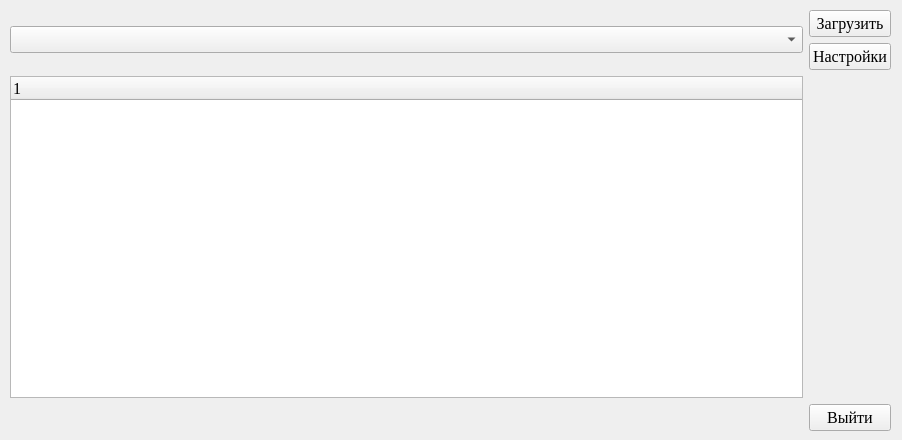
<?xml version="1.0" encoding="UTF-8"?>
<ui version="4.0">
 <class>MainWindow</class>
 <widget class="QMainWindow" name="MainWindow">
  <property name="windowModality">
   <enum>Qt::NonModal</enum>
  </property>
  <property name="geometry">
   <rect>
    <x>0</x>
    <y>0</y>
    <width>902</width>
    <height>440</height>
   </rect>
  </property>
  <property name="windowTitle">
   <string>Главное окно</string>
  </property>
  <property name="styleSheet">
   <string notr="true"/>
  </property>
  <widget class="QWidget" name="centralwidget">
   <widget class="QWidget" name="horizontalLayoutWidget">
    <property name="geometry">
     <rect>
      <x>10</x>
      <y>10</y>
      <width>881</width>
      <height>421</height>
     </rect>
    </property>
    <property name="font">
     <font>
      <family>Times New Roman</family>
      <pointsize>12</pointsize>
     </font>
    </property>
    <layout class="QHBoxLayout" name="horizontalLayout">
     <item>
      <layout class="QGridLayout" name="gridLayout">
       <item row="0" column="0">
        <widget class="QComboBox" name="comboBox">
         <property name="font">
          <font>
           <family>Times New Roman</family>
           <pointsize>12</pointsize>
          </font>
         </property>
        </widget>
       </item>
       <item row="1" column="0">
        <widget class="QTreeWidget" name="treeWidget">
         <property name="font">
          <font>
           <family>Times New Roman</family>
           <pointsize>12</pointsize>
          </font>
         </property>
         <column>
          <property name="text">
           <string notr="true">1</string>
          </property>
         </column>
        </widget>
       </item>
       <item row="2" column="0">
        <widget class="QLabel" name="label">
         <property name="text">
          <string/>
         </property>
        </widget>
       </item>
       <item row="0" column="1">
        <layout class="QVBoxLayout" name="verticalLayout">
         <item>
          <widget class="QPushButton" name="pushButton">
           <property name="font">
            <font>
             <family>Times New Roman</family>
             <pointsize>12</pointsize>
            </font>
           </property>
           <property name="text">
            <string>Загрузить</string>
           </property>
          </widget>
         </item>
         <item>
          <widget class="QPushButton" name="pushButton_2">
           <property name="font">
            <font>
             <family>Times New Roman</family>
             <pointsize>12</pointsize>
            </font>
           </property>
           <property name="text">
            <string>Настройки</string>
           </property>
          </widget>
         </item>
        </layout>
       </item>
       <item row="2" column="1">
        <widget class="QPushButton" name="bttn_exit">
         <property name="font">
          <font>
           <family>Times New Roman</family>
           <pointsize>12</pointsize>
          </font>
         </property>
         <property name="text">
          <string>Выйти</string>
         </property>
        </widget>
       </item>
      </layout>
     </item>
    </layout>
   </widget>
  </widget>
 </widget>
 <resources/>
 <connections/>
</ui>
